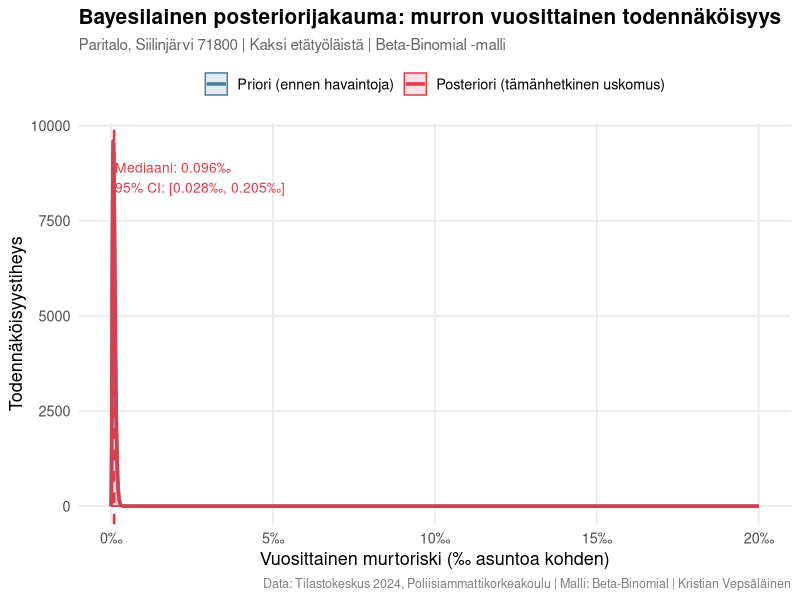
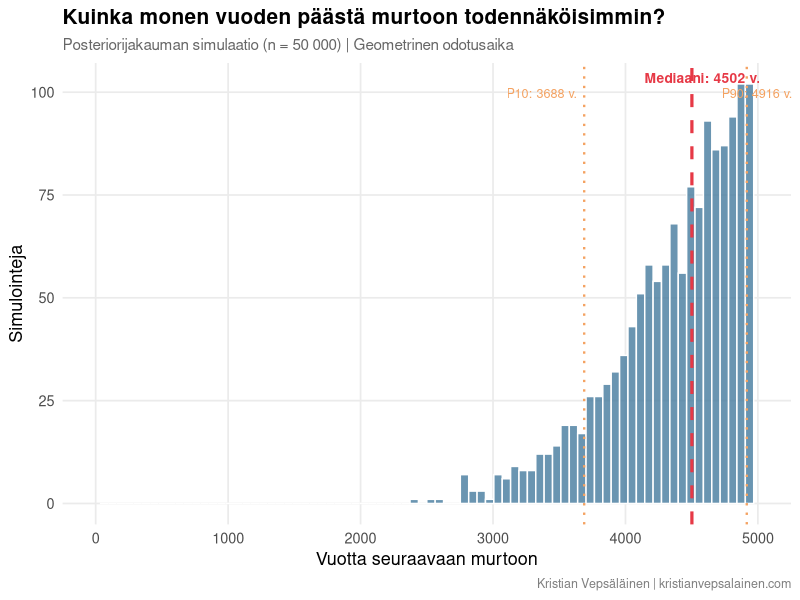
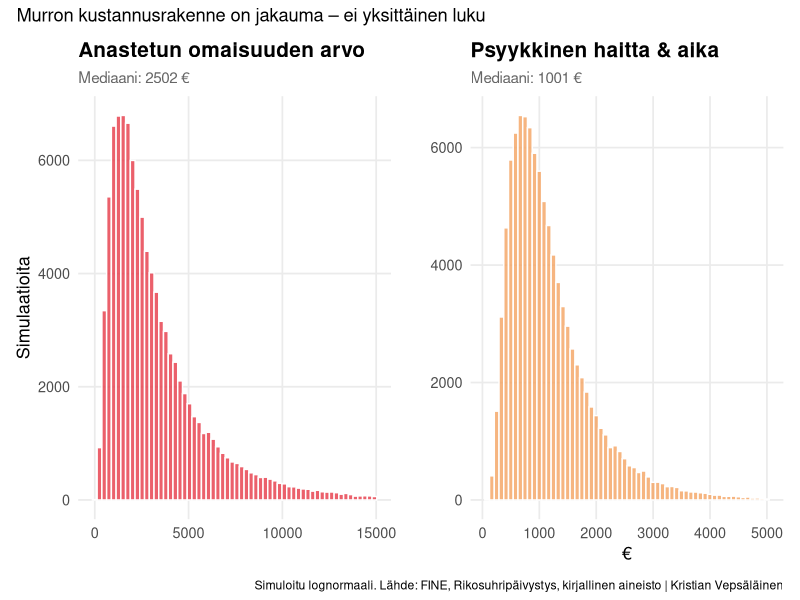
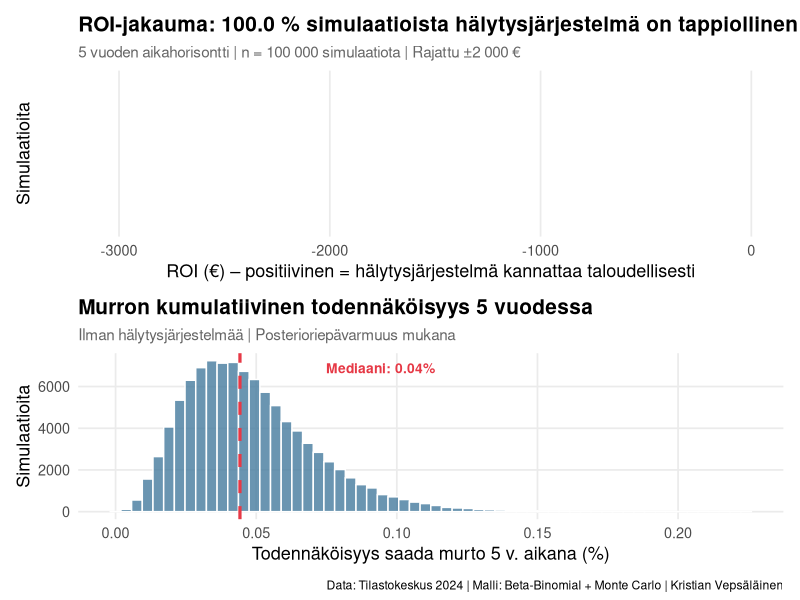

Source code (R) for these figures, in order:
## ---- chunk 1
knitr::opts_chunk$set(echo = TRUE, warning = FALSE, message = FALSE)
library(tidyverse)
library(ggplot2)
library(patchwork)

# Yhteinen teema
theme_kv <- function() {
  theme_minimal(base_size = 13) +
    theme(
      plot.title    = element_text(face = "bold", size = 15),
      plot.subtitle = element_text(color = "grey40", size = 11),
      plot.caption  = element_text(color = "grey50", size = 9),
      panel.grid.minor = element_blank(),
      plot.background  = element_rect(fill = "white", color = NA)
    )
}
## ---- chunk 2
# Tilastokeskus 2024: asuntomurtoja vakinaisiin asuntoihin ~3 200 kpl
# Vapaa-ajan asuntomurtoja 838 kpl
# Lähde: Tilastokeskus, Rikos- ja pakkokeinotilasto 2024

luvut <- tibble(
  kategoria = c("Vakinaiset asunnot", "Vapaa-ajan asunnot", "Myymälävarkaudet"),
  maara_2024 = c(3200, 838, 63000),
  muutos_pct = c(-5, +11.4, +5.1)
)

# Suomen asuntokunnat ~2024: n. 2 730 000
asuntokuntia_fi <- 2730000

# Perusriski koko Suomessa
p_fi <- luvut$maara_2024[1] / asuntokuntia_fi

cat(sprintf("Perusriski (koko Suomi): %.4f eli %.2f‰ asuntoa kohden vuodessa\n",
            p_fi, p_fi * 1000))
cat(sprintf("Tai: 1 murto per %.0f vuotta keskimääräisessä asunnossa\n", 1/p_fi))
## ---- chunk 3
riskitekijat <- tibble(
  tekija = c(
    "Aluetyyppi (maaseutumainen pikkukaupunki vs. Helsinki)",
    "Talotyyppi (paritalo vs. kerrostalo)",
    "Asuinalue (rauhallinen omakotialue)",
    "Etätyö: ainakin joku kotona useimpina arkipäivinä",
    "Kaksi etätyöläistä taloudessa",
    "Ei kalliita ajoneuvoja pihassa näkyvillä",
    "Vauva taloudessa (satunnainen pimeys/valot)"
  ),
  kerroin = c(0.55, 0.70, 0.80, 0.60, 0.85, 0.90, 1.05),
  lahde = c(
    "Poliisi.fi aluedata, Itä-Suomi vs. pääkaupunkiseutu",
    "Poliisiammattikorkeakoulu 2016: kerrostalo 36% murroista",
    "Verisure/tutkimuskirjallisuus: 'awareness space'",
    "Kriminologinen tutkimus: tyhjillään olo = riski",
    "Kaksi etätyöläistä = harvoin täysin tyhjä",
    "Arvioperusteinen",
    "Ennustamaton asumistila = pieni lisä"
  )
)

riskitekijat |>
  mutate(kerroin_fmt = sprintf("× %.2f", kerroin)) |>
  select(tekija, kerroin_fmt, lahde) |>
  knitr::kable(
    col.names = c("Riskitekijä", "Kerroin", "Lähde/perustelu"),
    caption = "Kohdekohtaiset riskikertoimet suhteessa kansalliseen keskiarvoon"
  )
## ---- chunk 4
# Kokonaiskertoimien tulo
kertoimet <- riskitekijat$kerroin
k_tulo <- prod(kertoimet)

p_kohde_base <- p_fi * k_tulo

cat(sprintf("Kansallinen perusriski: %.5f\n", p_fi))
cat(sprintf("Riskikertoimien tulo: %.3f\n", k_tulo))
cat(sprintf("Kohdekohtainen estimaatti: %.5f\n", p_kohde_base))
cat(sprintf("= %.3f‰ per vuosi\n", p_kohde_base * 1000))
cat(sprintf("= 1 murto per %.0f vuotta\n", 1/p_kohde_base))
## ---- chunk 5
# Beta-priori parametrit Siilinjärven kontekstissa
# Siilinjärvi: n. 21 000 asukasta, ~9 000 asuntokuntaa
# Itä-Suomen poliisilaitosalueen suhteellinen riski n. 0.55 × kansallinen
# Käyttäen "pseudo-count" -lähestymistapaa

# Kuntatasolla: oletetaan n. 5-10 murtoa/vuosi Siilinjärvellä
# (9000 asuntokuntaa × 1.2‰ × 0.55 ≈ 6 murtoa/vuosi)
n_total_kunta <- 9000       # asuntokuntia Siilinjärvellä
expected_murrot <- n_total_kunta * p_fi * 0.55  # ~6 murtoa/vuosi
expected_ei_murrot <- n_total_kunta - expected_murrot

# Beta-priori: α = odottetut murrot, β = odotetut ei-murrot
# Skaalataan niin että priori vastaa ~5 vuoden dataa
vuosia_priori <- 5
alpha_prior <- expected_murrot * vuosia_priori * k_tulo / (1 - k_tulo + k_tulo)
beta_prior  <- n_total_kunta * vuosia_priori - alpha_prior

# Varmistetaan järkevät luvut
alpha_prior <- max(alpha_prior, 0.5)
beta_prior  <- max(beta_prior, 100)

# Posteriori: ei ole havaittu murtoja omassa talossa (uusi havainto)
# → posteriori = priori (ei uutta dataa kohdekiinteistöstä)
alpha_post <- alpha_prior
beta_post  <- beta_prior

p_seq <- seq(0, 0.02, length.out = 2000)

df_bayes <- tibble(
  p = p_seq,
  priori = dbeta(p, alpha_prior, beta_prior),
  posteriori = dbeta(p, alpha_post, beta_post)
) |>
  pivot_longer(-p, names_to = "jakauma", values_to = "tiheys") |>
  mutate(jakauma = factor(jakauma,
    levels = c("priori", "posteriori"),
    labels = c("Priori (ennen havaintoja)", "Posteriori (tämänhetkinen uskomus)")
  ))

p_mean  <- alpha_post / (alpha_post + beta_post)
p_lower <- qbeta(0.025, alpha_post, beta_post)
p_upper <- qbeta(0.975, alpha_post, beta_post)

ggplot(df_bayes, aes(x = p * 1000, y = tiheys, color = jakauma, fill = jakauma)) +
  geom_line(linewidth = 1.2) +
  geom_ribbon(aes(ymin = 0, ymax = tiheys), alpha = 0.15) +
  geom_vline(xintercept = p_mean * 1000, linetype = "dashed", color = "#E63946", linewidth = 0.9) +
  annotate("text",
    x = p_mean * 1000 + 0.03,
    y = max(dbeta(p_seq, alpha_post, beta_post)) * 0.9,
    label = sprintf("Mediaani: %.3f‰\n95%% CI: [%.3f‰, %.3f‰]",
                    p_mean * 1000, p_lower * 1000, p_upper * 1000),
    hjust = 0, size = 3.5, color = "#E63946"
  ) +
  scale_color_manual(values = c("#457B9D", "#E63946")) +
  scale_fill_manual(values  = c("#457B9D", "#E63946")) +
  scale_x_continuous(labels = function(x) paste0(x, "‰")) +
  labs(
    title    = "Bayesilainen posteriorijakauma: murron vuosittainen todennäköisyys",
    subtitle = "Paritalo, Siilinjärvi 71800 | Kaksi etätyöläistä | Beta-Binomial -malli",
    x        = "Vuosittainen murtoriski (‰ asuntoa kohden)",
    y        = "Todennäköisyystiheys",
    color    = NULL, fill = NULL,
    caption  = "Data: Tilastokeskus 2024, Poliisiammattikorkeakoulu | Malli: Beta-Binomial | Kristian Vepsäläinen"
  ) +
  theme_kv() +
  theme(legend.position = "top")
## ---- chunk 6
# Geometrinen jakauma odotusajalle
n_sim <- 50000
set.seed(42)

# Simuloi odotusaika posteriorista
p_draws <- rbeta(n_sim, alpha_post, beta_post)
odotusaika_draws <- 1 / p_draws  # vuotta

df_odotus <- tibble(vuotta = odotusaika_draws) |>
  filter(vuotta < 5000)  # rajaa äärihäntiä visualisoinnissa

q50 <- median(df_odotus$vuotta)
q10 <- quantile(df_odotus$vuotta, 0.10)
q90 <- quantile(df_odotus$vuotta, 0.90)

ggplot(df_odotus, aes(x = vuotta)) +
  geom_histogram(bins = 80, fill = "#457B9D", color = "white", alpha = 0.8) +
  geom_vline(xintercept = q50, color = "#E63946", linewidth = 1.1, linetype = "dashed") +
  geom_vline(xintercept = q10, color = "#F4A261", linewidth = 0.8, linetype = "dotted") +
  geom_vline(xintercept = q90, color = "#F4A261", linewidth = 0.8, linetype = "dotted") +
  annotate("text", x = q50 + 80, y = Inf, vjust = 2,
           label = sprintf("Mediaani: %.0f v.", q50),
           color = "#E63946", size = 3.5, fontface = "bold") +
  annotate("text", x = q10 - 50, y = Inf, vjust = 3.5, hjust = 1,
           label = sprintf("P10: %.0f v.", q10),
           color = "#F4A261", size = 3.2) +
  annotate("text", x = q90 + 80, y = Inf, vjust = 3.5,
           label = sprintf("P90: %.0f v.", q90),
           color = "#F4A261", size = 3.2) +
  scale_x_continuous(limits = c(0, 5000)) +
  labs(
    title    = "Kuinka monen vuoden päästä murtoon todennäköisimmin?",
    subtitle = "Posteriorijakauman simulaatio (n = 50 000) | Geometrinen odotusaika",
    x        = "Vuotta seuraavaan murtoon",
    y        = "Simulointeja",
    caption  = "Kristian Vepsäläinen | kristianvepsalainen.com"
  ) +
  theme_kv()
## ---- chunk 7
set.seed(123)
n <- 100000

# Anastettu omaisuus: lognormaali
# Tyypillinen tapaus ~1 500–4 000 €, mutta pitkä häntä (joskus yli 10 000 €)
anastettu <- rlnorm(n, meanlog = log(2500), sdlog = 0.8)

# Rakenteelliset vahingot (rikottu ovi/ikkuna): normaali
rakenne <- rnorm(n, mean = 800, sd = 300) |> pmax(200)

# Psyykkinen haitta (menetetty turvallisuudentunne, aika jne.): 
# vaikeasti mitattavissa, käytän konservatiivista arviota
psyykkinen <- rlnorm(n, meanlog = log(1000), sdlog = 0.6)

# Kotivakuutuksen omavastuu (ei palaudu)
omavastuu <- 200  # tyypillinen

# Nettokustannus omistajalle (vakuutus korvaa anastetun ja rakennuksen)
# Mutta psyykkinen haitta ja omavastuu jäävät
netto_kustannus <- anastettu + rakenne + psyykkinen - (anastettu + rakenne - omavastuu) |>
  pmax(omavastuu)  # jos alle omavastuun, kaikki jää omaksi

# Yksinkertaistettu: kaikki kulut yhteensä omistajalle
kokonais <- omavastuu + psyykkinen  # vakuutus korvaa loput

df_kust <- tibble(
  anastettu   = anastettu,
  rakenne     = rakenne,
  psyykkinen  = psyykkinen,
  kokonais_omistaja = kokonais
)

q_kust <- quantile(kokonais, c(0.1, 0.25, 0.5, 0.75, 0.9, 0.95))

p_anastettu <- ggplot(tibble(x = anastettu[anastettu < 15000]), aes(x = x)) +
  geom_histogram(bins = 60, fill = "#E63946", alpha = 0.8, color = "white") +
  scale_x_continuous() +
  labs(title = "Anastetun omaisuuden arvo", x = "", y = "Simulaatioita",
       subtitle = sprintf("Mediaani: %.0f €", median(anastettu))) +
  theme_kv()

p_psyyk <- ggplot(tibble(x = psyykkinen[psyykkinen < 5000]), aes(x = x)) +
  geom_histogram(bins = 60, fill = "#F4A261", alpha = 0.8, color = "white") +
  scale_x_continuous() +
  labs(title = "Psyykkinen haitta & aika", x = "€", y = "",
       subtitle = sprintf("Mediaani: %.0f €", median(psyykkinen))) +
  theme_kv()

p_anastettu + p_psyyk +
  plot_annotation(
    title   = "Murron kustannusrakenne on jakauma – ei yksittäinen luku",
    caption = "Simuloitu lognormaali. Lähde: FINE, Rikosuhripäivystys, kirjallinen aineisto | Kristian Vepsäläinen"
  )
## ---- chunk 8
# Sector Alarm -hinnat (lähde: sectoralarm.fi, huhtikuu 2026)
asennus        <- 49      # kampanjahinta (norm. 399 €)
kuukausimaksu  <- 49.90   # €/kk
vuosimaksu     <- kuukausimaksu * 12

# Sopimus tyypillisesti 3–5 vuotta, lasketaan 5 v.
sopimus_vuosia <- 5
kokonaiskulu   <- asennus + vuosimaksu * sopimus_vuosia

# Kotitalousvähennys asennuksesta (35% × (49 - 150 omavastuu)) → ei sovellu, alle omavastuun
# Suuremmassa asennuksessa hyöty olisi merkittävä

cat("=== SECTOR ALARM KUSTANNUKSET (5 VUOTTA) ===\n")
cat(sprintf("Asennusmaksu (kampanja):    %7.0f €\n", asennus))
cat(sprintf("Kuukausimaksu:              %7.2f €/kk\n", kuukausimaksu))
cat(sprintf("Vuosimaksu:                 %7.2f €/v\n", vuosimaksu))
cat(sprintf("Yhteensä 5 vuodessa:        %7.0f €\n", kokonaiskulu))
cat(sprintf("Kuukausitasolla:            %7.2f €/kk (sis. asennuksen)\n",
            kokonaiskulu / (sopimus_vuosia * 12)))
## ---- chunk 9
set.seed(2024)
n_sim <- 100000

# Parametrit (posteriori)
alpha_p <- alpha_post
beta_p  <- beta_post

# --- SKENAARIO: ilman hälytysjärjestelmää ---
p_vuosi_noalarm <- rbeta(n_sim, alpha_p, beta_p)

# 5 vuoden murtotodennäköisyys (vähintään 1 murto)
p5_noalarm <- 1 - (1 - p_vuosi_noalarm)^5

# Murron kokonaiskustannus (simuloitu)
murto_kust <- rlnorm(n_sim, meanlog = log(3500), sdlog = 0.9) + 200
# (anastettu + rakenne; vakuutus korvaa, mutta omavastuu 200 €)
# Lisätään psyykkinen haitta
psyk <- rlnorm(n_sim, meanlog = log(1000), sdlog = 0.6)
murto_kust_total <- murto_kust + psyk

# Odotettu kustannus 5 v ilman hälytysjärjestelmää
ekust_noalarm <- p5_noalarm * murto_kust_total

# --- SKENAARIO: Sector Alarm ---
# Reduktio: Beta(8, 5) → mediaani ~60%, mutta epävarmuus
reduktio <- rbeta(n_sim, shape1 = 8, shape2 = 5)  # mediaani ~60%

p_vuosi_alarm <- p_vuosi_noalarm * (1 - reduktio)
p5_alarm <- 1 - (1 - p_vuosi_alarm)^5

ekust_alarm <- p5_alarm * murto_kust_total + kokonaiskulu

# --- ROI = säästö - kustannus ---
roi_abs <- ekust_noalarm - ekust_alarm  # positiivinen = kannattaa

df_roi <- tibble(
  roi = roi_abs,
  p5_noalarm = p5_noalarm,
  reduktio = reduktio
)

p_pos <- mean(roi_abs > 0) * 100

# Visualisointi
p1 <- ggplot(df_roi |> filter(abs(roi) < 2000), aes(x = roi)) +
  geom_histogram(bins = 80,
    aes(fill = after_stat(x > 0)),
    color = "white", alpha = 0.85) +
  scale_fill_manual(values = c("#E63946", "#2A9D8F"),
    labels = c("Hälytysjärjestelmä tappiollinen", "Hälytysjärjestelmä kannattava"),
    guide  = guide_legend(title = NULL)) +
  geom_vline(xintercept = 0, linewidth = 1.1, linetype = "dashed") +
  geom_vline(xintercept = median(roi_abs), color = "#E76F51", linewidth = 1.0) +
  annotate("text", x = median(roi_abs) + 30, y = Inf, vjust = 2,
           label = sprintf("Mediaani: %.0f €", median(roi_abs)),
           color = "#E76F51", size = 3.5, fontface = "bold") +
  labs(
    title = sprintf("ROI-jakauma: %.1f %% simulaatioista hälytysjärjestelmä on tappiollinen",
                    100 - p_pos),
    subtitle = "5 vuoden aikahorisontti | n = 100 000 simulaatiota | Rajattu ±2 000 €",
    x = "ROI (€) – positiivinen = hälytysjärjestelmä kannattaa taloudellisesti",
    y = "Simulaatioita"
  ) +
  theme_kv() +
  theme(legend.position = "top")

# Kumulatiivinen todennäköisyys murrolle 5 vuodessa
p2 <- ggplot(tibble(p = p5_noalarm * 100), aes(x = p)) +
  geom_histogram(bins = 60, fill = "#457B9D", color = "white", alpha = 0.8) +
  geom_vline(xintercept = median(p5_noalarm) * 100,
             color = "#E63946", linewidth = 1.1, linetype = "dashed") +
  annotate("text",
    x = median(p5_noalarm) * 100 + 0.05,
    y = Inf, vjust = 2,
    label = sprintf("Mediaani: %.2f%%", median(p5_noalarm) * 100),
    color = "#E63946", size = 3.5, fontface = "bold") +
  labs(
    title = "Murron kumulatiivinen todennäköisyys 5 vuodessa",
    subtitle = "Ilman hälytysjärjestelmää | Posterioriepävarmuus mukana",
    x = "Todennäköisyys saada murto 5 v. aikana (%)",
    y = "Simulaatioita"
  ) +
  theme_kv()

p1 / p2 +
  plot_annotation(
    caption = "Data: Tilastokeskus 2024 | Malli: Beta-Binomial + Monte Carlo | Kristian Vepsäläinen"
  )
## ---- chunk 10
cat("=== ROI-YHTEENVETO ===\n\n")
cat(sprintf("5 v. murtotodennäköisyys (mediaani):   %.3f%%\n",
            median(p5_noalarm) * 100))
cat(sprintf("5 v. murtotodennäköisyys (P90):        %.3f%%\n",
            quantile(p5_noalarm, 0.9) * 100))
cat(sprintf("\nHälytysjärjestelmän kustannus 5 v.:   %.0f €\n", kokonaiskulu))
cat(sprintf("Mediaanireduktio (murtoriski):         %.0f%%\n",
            median(reduktio) * 100))
cat(sprintf("\nROI mediaani:                          %.0f €\n", median(roi_abs)))
cat(sprintf("ROI P10 (pessimistinen):               %.0f €\n",
            quantile(roi_abs, 0.10)))
cat(sprintf("ROI P90 (optimistinen):                %.0f €\n",
            quantile(roi_abs, 0.90)))
cat(sprintf("\nTodennäköisyys että hälytysjärj. kannattaa taloudellisesti: %.1f%%\n",
            p_pos))
## ---- chunk 11
paatokset <- tibble(
  kriteeri = c(
    "Odotusarvo (taloudellinen ROI)",
    "Riskin häntä (P90-skenaario)",
    "Psyykkinen arvo (turvallisuudentunne)",
    "Palo- ja vesivahinkohälytys (sivuhyöty)",
    "Lakisääteinen palovaroitin (jo olemassa)",
    "Halvat vesivahdit (jo olemassa, ei kuukausimaksua)",
    "Palolaitos 3,4 km:n päässä (~5 min vasteaika)",
    "Vakuutusmaksun alennus (mahdollinen)"
  ),
  arvio = c(
    "Negatiivinen mediaani – ei puolla",
    "Murron kustannus voi olla 5 000–15 000 € → häntäriski todellinen",
    "Vaikeasti mitattavissa, mutta reaalinen arvo",
    "Sector Alarmin palovaroitin on REDUNDANTTI – Suomen laki vaatii palovaroittimen jokaiseen asuntoon. Tämä 'lisäarvo' on nolla.",
    "Pakollinen lakisääteinen vaatimus – ei lisäarvoa hälytysjärjestelmästä",
    "Erilliset vesivahdit (esim. Fibaro, ~50 € kertamaksu) ilman sopimusta – korvaa tämän toiminnon murto-osalla hinnasta",
    "Lähellä oleva palolaitos heikentää Sector Alarmin paloturvallisuushyötyä entisestään",
    "Osa vakuutusyhtiöistä antaa 5–15% alennuksen – tarkistettava erikseen"
  ),
  suositus = c("✗", "△", "✓", "✗✗", "✗", "✗", "✗", "△")
)

paatokset |>
  knitr::kable(
    col.names = c("Päätöskriteeri", "Arvio", "Puoltaa?"),
    caption   = "Kokonaisharkinta hälytysjärjestelmäpäätöksessä – päivitetty versio"
  )
## ---- chunk 12
# Palovaroitin: jo pakollinen Suomessa (Pelastuslaki 379/2011, 17§)
# → Sector Alarmin palovaroitin tuo nolla lisäarvoa

# Vesivahtilähetin: markkinahinta
vesivahti_kertamaksu <- 50  # esim. Fibaro Flood Sensor, ilman sopimusta

# Sector Alarmin "vesivahti-hyöty" verrattuna vaihtoehtoon
sector_alarm_5v     <- 49.90 * 12 * 5 + 49  # 3 043 €
vaihtoehto_5v       <- vesivahti_kertamaksu  # 50 € kertamaksu, ei kuukausimaksua

ylilasku <- sector_alarm_5v - vaihtoehto_5v

cat("=== REDUNDANSSIEN KUSTANNUSLASKENTA ===\n\n")
cat("Jos ainut motivaatio on palo- ja vesivahinkohälytys:\n\n")
cat(sprintf("Sector Alarm 5 vuodessa:          %6.0f €\n", sector_alarm_5v))
cat(sprintf("Lakisääteinen palovaroitin:            0 € (jo pakollinen)\n"))
cat(sprintf("Erillinen vesivahti (kertamaksu): %6.0f €\n", vesivahti_kertamaksu))
cat(sprintf("Ylilasku palo/vesi-skenaariosssa: %6.0f €\n", ylilasku))
cat(sprintf("\nSiis: hälytysjärjestelmä maksaa %.0f× enemmän kuin vaihtoehto,\n",
            sector_alarm_5v / vesivahti_kertamaksu))
cat("jos murtosuojaus ei tuo merkittävää lisäarvoa.\n")
## ---- chunk 13
# Vaadittu reduktio että ROI > 0 odotusarvomielessä
# ROI > 0 kun p5 * kust * reduktio > kokonaiskulu
# reduktio > kokonaiskulu / (p5 * kust)

p5_med <- median(p5_noalarm)
kust_med <- median(murto_kust_total)
vaadittu_reduktio <- kokonaiskulu / (p5_med * kust_med)

# Vaadittu murtoriski jotta ROI > 0 (olettaen reduktio 60%)
reduktio_60 <- 0.60
vaadittu_p5 <- kokonaiskulu / (kust_med * reduktio_60)
vaadittu_p_vuosi <- 1 - (1 - vaadittu_p5)^(1/5)

cat("=== HERKKYYSANALYYSI ===\n\n")
cat("Jotta hälytysjärjestelmä on odotusarvomielessä kannattava:\n\n")
cat(sprintf("→ Tarvitaan vähintään %.0f%% murtoriskin reduktio\n",
            vaadittu_reduktio * 100))
cat(sprintf("  (nykyinen mediaaniarvio: %.0f%%)\n",
            median(reduktio) * 100))
cat(sprintf("\nTAI: Vuosittaisen murtoriskin pitäisi olla ≥ %.3f‰\n",
            vaadittu_p_vuosi * 1000))
cat(sprintf("  (nykyinen estimaatti: %.3f‰)\n", p_mean * 1000))
cat(sprintf("\nTAI: Murron kustannuksen pitäisi olla ≥ %.0f €\n",
            kokonaiskulu / (p5_med * 0.60)))
cat(sprintf("  (nykyinen mediaaniarvio: %.0f €)\n", kust_med))
